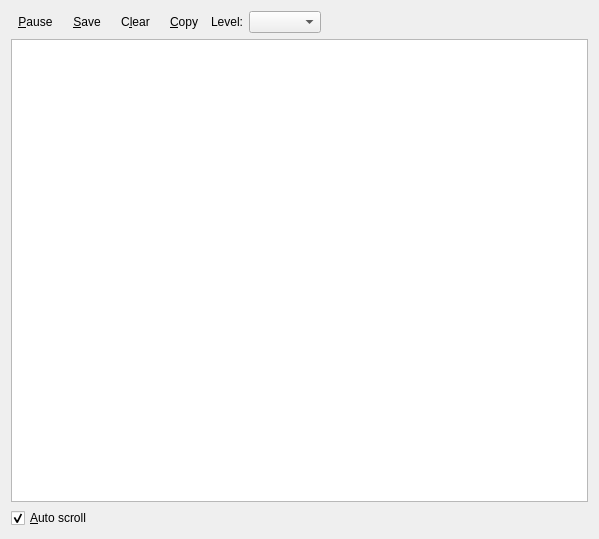
<?xml version="1.0" encoding="UTF-8"?>
<ui version="4.0">
 <class>LogWindow</class>
 <widget class="QDialog" name="LogWindow">
  <property name="geometry">
   <rect>
    <x>0</x>
    <y>0</y>
    <width>599</width>
    <height>539</height>
   </rect>
  </property>
  <property name="windowTitle">
   <string>Log window</string>
  </property>
  <layout class="QVBoxLayout" name="verticalLayout">
   <item>
    <layout class="QHBoxLayout" name="horizontalLayout">
     <item>
      <widget class="QToolButton" name="toolButtonPause">
       <property name="text">
        <string>&amp;Pause</string>
       </property>
       <property name="toolButtonStyle">
        <enum>Qt::ToolButtonTextBesideIcon</enum>
       </property>
       <property name="autoRaise">
        <bool>true</bool>
       </property>
      </widget>
     </item>
     <item>
      <widget class="QToolButton" name="toolButtonSave">
       <property name="text">
        <string>&amp;Save</string>
       </property>
       <property name="toolButtonStyle">
        <enum>Qt::ToolButtonTextBesideIcon</enum>
       </property>
       <property name="autoRaise">
        <bool>true</bool>
       </property>
      </widget>
     </item>
     <item>
      <widget class="QToolButton" name="toolButtonClear">
       <property name="text">
        <string>C&amp;lear</string>
       </property>
       <property name="toolButtonStyle">
        <enum>Qt::ToolButtonTextBesideIcon</enum>
       </property>
       <property name="autoRaise">
        <bool>true</bool>
       </property>
      </widget>
     </item>
     <item>
      <widget class="QToolButton" name="toolButtonCopy">
       <property name="text">
        <string>&amp;Copy</string>
       </property>
       <property name="toolButtonStyle">
        <enum>Qt::ToolButtonTextBesideIcon</enum>
       </property>
       <property name="autoRaise">
        <bool>true</bool>
       </property>
      </widget>
     </item>
     <item>
      <widget class="QLabel" name="label">
       <property name="text">
        <string>Level:</string>
       </property>
      </widget>
     </item>
     <item>
      <widget class="QComboBox" name="comboBoxLevel"/>
     </item>
     <item>
      <spacer name="horizontalSpacer">
       <property name="orientation">
        <enum>Qt::Horizontal</enum>
       </property>
       <property name="sizeHint" stdset="0">
        <size>
         <width>40</width>
         <height>20</height>
        </size>
       </property>
      </spacer>
     </item>
    </layout>
   </item>
   <item>
    <widget class="QTableView" name="tableViewMessages">
     <property name="autoScroll">
      <bool>false</bool>
     </property>
     <property name="alternatingRowColors">
      <bool>true</bool>
     </property>
     <property name="showGrid">
      <bool>false</bool>
     </property>
     <property name="wordWrap">
      <bool>false</bool>
     </property>
     <attribute name="verticalHeaderVisible">
      <bool>false</bool>
     </attribute>
    </widget>
   </item>
   <item>
    <layout class="QHBoxLayout" name="horizontalLayout_2">
     <item>
      <widget class="QCheckBox" name="checkBoxAutoScroll">
       <property name="text">
        <string>&amp;Auto scroll</string>
       </property>
       <property name="checked">
        <bool>true</bool>
       </property>
      </widget>
     </item>
     <item>
      <spacer name="horizontalSpacer_2">
       <property name="orientation">
        <enum>Qt::Horizontal</enum>
       </property>
       <property name="sizeHint" stdset="0">
        <size>
         <width>40</width>
         <height>20</height>
        </size>
       </property>
      </spacer>
     </item>
    </layout>
   </item>
  </layout>
 </widget>
 <tabstops>
  <tabstop>toolButtonPause</tabstop>
  <tabstop>toolButtonSave</tabstop>
  <tabstop>toolButtonClear</tabstop>
  <tabstop>toolButtonCopy</tabstop>
  <tabstop>comboBoxLevel</tabstop>
  <tabstop>tableViewMessages</tabstop>
  <tabstop>checkBoxAutoScroll</tabstop>
 </tabstops>
 <connections/>
</ui>
